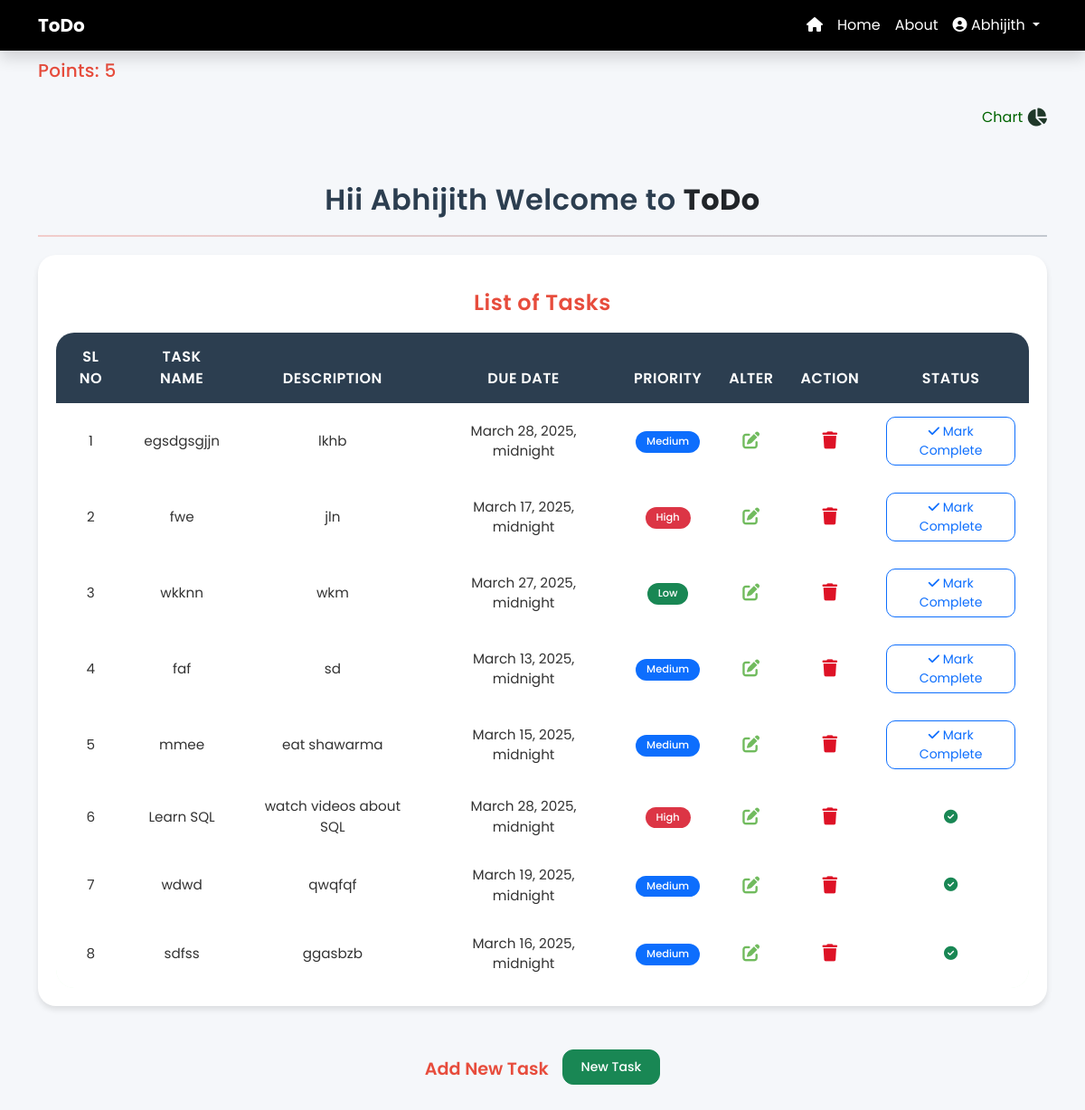
Before: /Task_manager/user_page/ (signed in) with the older database file.
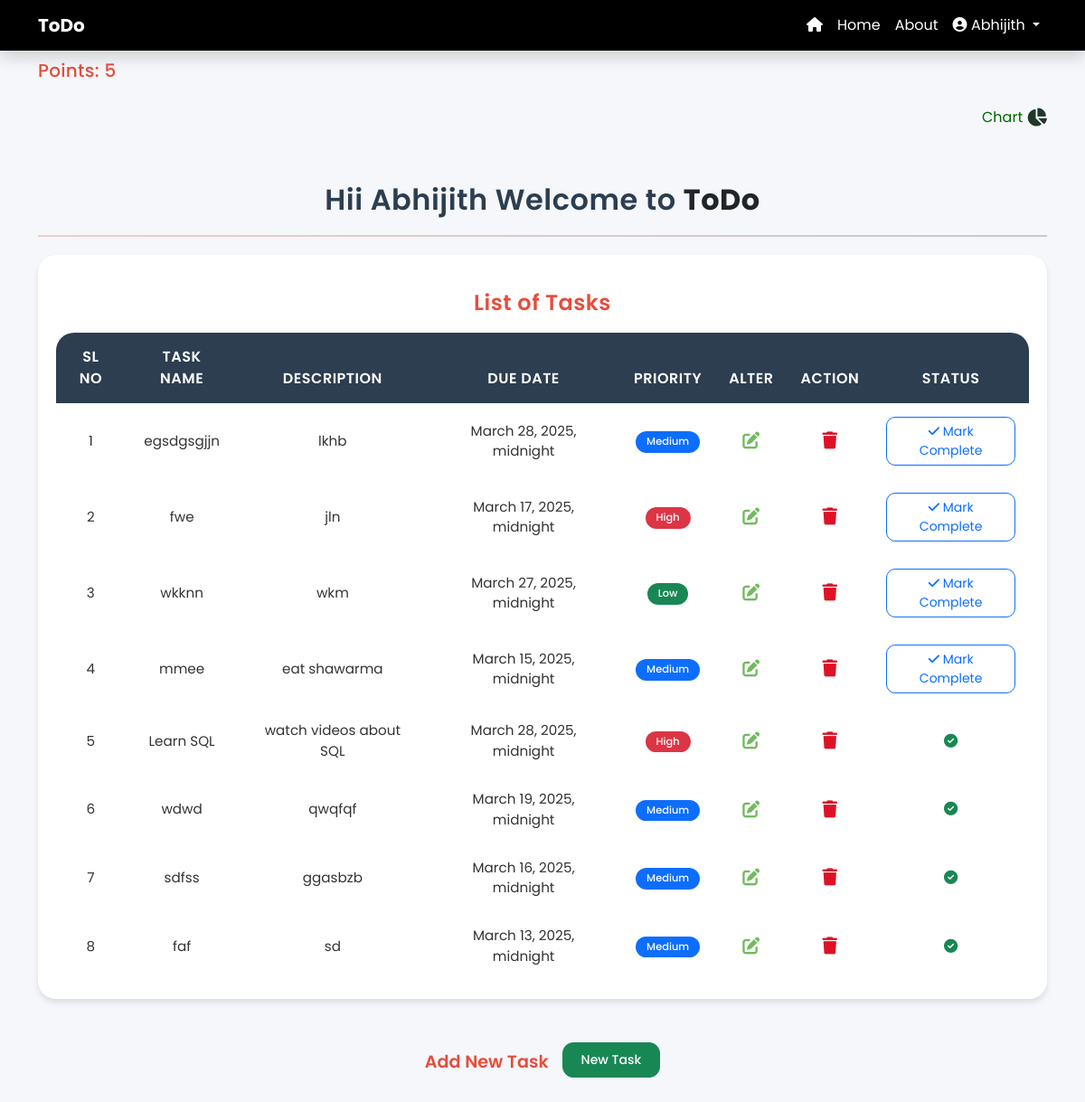
After: the same page with the newer database file.
### Task_Manager/models.py (models this page shows, shortened)
class TaskModel(models.Model):
    Task_Name = models.CharField(max_length=100)
    Task_Description = models.TextField(max_length=100)
    Created_Date = models.DateTimeField(auto_now=True)
    Due_Date = models.DateTimeField()
    Priority_Level = [
                        ('Low','Low'),
                        ('Medium','Medium'),
                        ('High','High')
                    ]
    Priority = models.CharField(max_length=100,choices=Priority_Level)      # here choices is given as a list before , if we want  we can add it here
    Points = models.IntegerField(default=0)
    Status = models.BooleanField(default=False)
    user = models.ForeignKey(User,on_delete=models.CASCADE)

### Task_Manager/views.py (the view)
# urls.py: path('Task_manager/user_page/',Userpage_View.as_view(),name='userpage'),
@method_decorator(decorator=is_login,name='dispatch')
class Userpage_View(View):
    def get(self,request):
        tasks = TaskModel.objects.filter(user=request.user).order_by('Status')
        data = TaskModel.objects.filter(user = request.user)
        today = timezone.localdate()
        sum = 0
        for i in data:
            sum += i.Points
        return render(request,'user_page.html',{'tasks':tasks,'sum':sum,'today':today})

### Task_Manager/views.py (called while the page is built)
def is_login(fn):
    def wrapper(request):
        if not request.user.is_authenticated:
            return redirect('login')
        else:
            return fn(request)
    return wrapper

### Task_Manager/templates/user_page.html (shortened to what the changed rows need)
<!DOCTYPE html>
<html lang="en">
<head>
    <link href="https://cdn.jsdelivr.net/npm/bootstrap@5.3.3/dist/css/bootstrap.min.css"
          rel="stylesheet">
    <link rel="stylesheet" href="https://cdnjs.cloudflare.com/ajax/libs/font-awesome/6.7.2/css/all.min.css">
</head>
<body>
    <div class="container">
        <div class="table-container">
            <div class="table-responsive">
                <table class="table table-hover caption-top text-center">
                    <caption class="caption-text text-center">List of Tasks</caption>
                    <thead class="table-dark">
                        <tr>
                            <th scope="col">Sl No</th>
                            <th scope="col">Task Name</th>
                            <th scope="col">Description</th>
                            <th scope="col">Due Date</th>
                            <th scope="col">Priority</th>
                            <th scope="col">Alter</th>
                            <th scope="col">Action</th>
                            <th scope="col">Status</th>
                        </tr>
                    </thead>
                    <tbody>
                        {% for task in tasks %}
                        <tr class="{% if task.Status %}table-success
                                  {% elif task.Due_Date|date:'Y-m-d' < today|date:'Y-m-d' %}table-danger
                                  {% else %}table-light{% endif %}">
                            <td>{{forloop.counter}}</td>
                            <td>{{ task.Task_Name }}</td>
                            <td>{{ task.Task_Description }}</td>
                            <td>{{ task.Due_Date }}</td>
                            <td>
                                <span class="badge {% if task.Priority == 'High' %}bg-danger
                                                  {% elif task.Priority == 'Medium' %}bg-primary
                                                  {% else %}bg-success{% endif %}">
                                    {{ task.Priority }}
                                </span>
                            </td>
                            <td>
                                <a href="{% url 'update' task.id %}" class="text-decoration-none">
                                </a>
                            </td>
                            <td>
                                <a href="{% url 'delete' task.id %}"
                                   onclick="return confirm('Are you sure you want to delete the task?' );"
                                   class="text-decoration-none">
                                </a>
                            </td>
                            <td>
                                {% if task.Status %}
                                    <i class="fa-solid fa-check-circle text-success"></i>
                                {% else %}
                                    <a href="{% url 'complete' task.id %}"
                                       class="btn btn-sm btn-outline-primary"
                                       onclick="return confirm('Confirm Task Completion?');">
                                        <i class="fa-solid fa-check"></i> Mark Complete
                                    </a>
                                {% endif %}
                            </td>
                        </tr>
                        {% empty %}
                            <tr>
                                <td colspan="8" class="text-center text-muted py-4">No tasks available</td>
                            </tr>
                        {% endfor %}
                    </tbody>
                </table>
            </div>
        </div>
    </div>
</body>
</html>

Changed rows visible on the page:
changed TaskModel "faf": no longer shows "Mark Complete"; moves down the list
